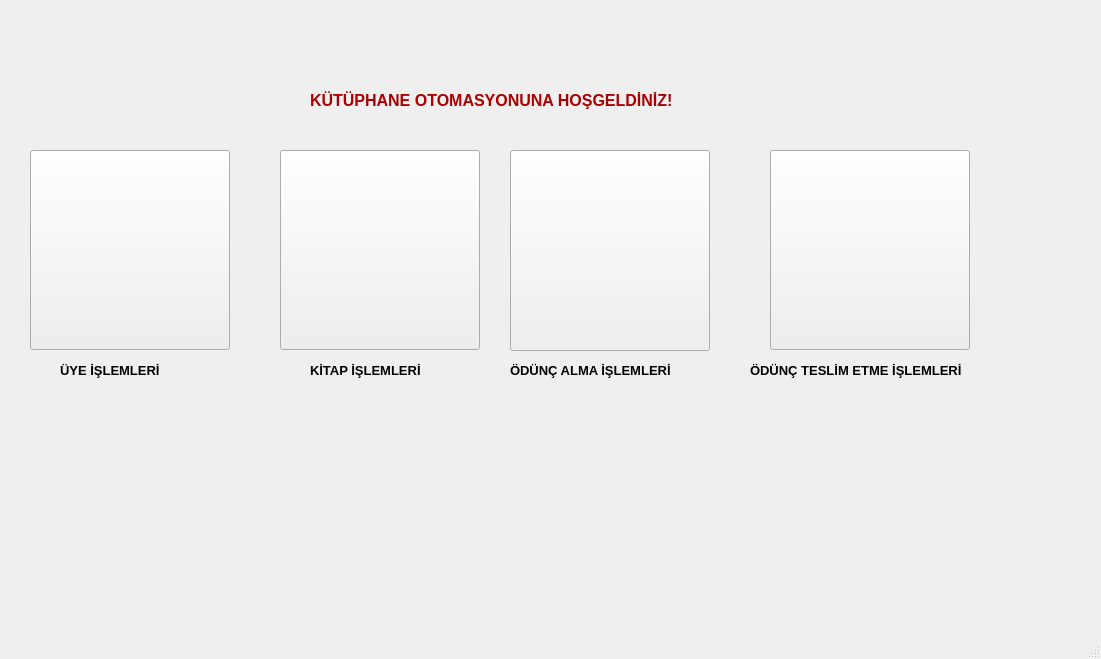
<?xml version="1.0" encoding="UTF-8"?>
<ui version="4.0">
 <class>MainWindow</class>
 <widget class="QMainWindow" name="MainWindow">
  <property name="geometry">
   <rect>
    <x>0</x>
    <y>0</y>
    <width>1101</width>
    <height>659</height>
   </rect>
  </property>
  <property name="windowTitle">
   <string>MainWindow</string>
  </property>
  <widget class="QWidget" name="centralwidget">
   <widget class="QPushButton" name="pushButton">
    <property name="geometry">
     <rect>
      <x>30</x>
      <y>150</y>
      <width>200</width>
      <height>200</height>
     </rect>
    </property>
    <property name="text">
     <string/>
    </property>
    <property name="icon">
     <iconset resource="Resources.qrc">
      <normaloff>:/resimler/images/user.jpg</normaloff>:/resimler/images/user.jpg</iconset>
    </property>
    <property name="iconSize">
     <size>
      <width>200</width>
      <height>200</height>
     </size>
    </property>
   </widget>
   <widget class="QPushButton" name="pushButton_2">
    <property name="geometry">
     <rect>
      <x>280</x>
      <y>150</y>
      <width>200</width>
      <height>200</height>
     </rect>
    </property>
    <property name="text">
     <string/>
    </property>
    <property name="icon">
     <iconset resource="Resources.qrc">
      <normaloff>:/resimler/images/book.jpg</normaloff>:/resimler/images/book.jpg</iconset>
    </property>
    <property name="iconSize">
     <size>
      <width>200</width>
      <height>200</height>
     </size>
    </property>
   </widget>
   <widget class="QPushButton" name="pushButton_3">
    <property name="geometry">
     <rect>
      <x>770</x>
      <y>150</y>
      <width>200</width>
      <height>200</height>
     </rect>
    </property>
    <property name="text">
     <string/>
    </property>
    <property name="icon">
     <iconset resource="Resources.qrc">
      <normaloff>:/resimler/images/odunc_2.jpg</normaloff>:/resimler/images/odunc_2.jpg</iconset>
    </property>
    <property name="iconSize">
     <size>
      <width>200</width>
      <height>200</height>
     </size>
    </property>
   </widget>
   <widget class="QPushButton" name="pushButton_4">
    <property name="geometry">
     <rect>
      <x>510</x>
      <y>150</y>
      <width>200</width>
      <height>201</height>
     </rect>
    </property>
    <property name="text">
     <string/>
    </property>
    <property name="icon">
     <iconset resource="Resources.qrc">
      <normaloff>:/resimler/images/odunc_1.jpg</normaloff>:/resimler/images/odunc_1.jpg</iconset>
    </property>
    <property name="iconSize">
     <size>
      <width>200</width>
      <height>200</height>
     </size>
    </property>
   </widget>
   <widget class="QLabel" name="label">
    <property name="geometry">
     <rect>
      <x>310</x>
      <y>90</y>
      <width>511</width>
      <height>20</height>
     </rect>
    </property>
    <property name="palette">
     <palette>
      <active>
       <colorrole role="WindowText">
        <brush brushstyle="SolidPattern">
         <color alpha="255">
          <red>170</red>
          <green>0</green>
          <blue>0</blue>
         </color>
        </brush>
       </colorrole>
      </active>
      <inactive>
       <colorrole role="WindowText">
        <brush brushstyle="SolidPattern">
         <color alpha="255">
          <red>170</red>
          <green>0</green>
          <blue>0</blue>
         </color>
        </brush>
       </colorrole>
      </inactive>
      <disabled/>
     </palette>
    </property>
    <property name="font">
     <font>
      <pointsize>12</pointsize>
      <bold>true</bold>
     </font>
    </property>
    <property name="text">
     <string>KÜTÜPHANE OTOMASYONUNA HOŞGELDİNİZ!</string>
    </property>
   </widget>
   <widget class="QLabel" name="label_2">
    <property name="geometry">
     <rect>
      <x>60</x>
      <y>360</y>
      <width>131</width>
      <height>20</height>
     </rect>
    </property>
    <property name="font">
     <font>
      <pointsize>10</pointsize>
      <bold>true</bold>
     </font>
    </property>
    <property name="text">
     <string>ÜYE İŞLEMLERİ</string>
    </property>
   </widget>
   <widget class="QLabel" name="label_3">
    <property name="geometry">
     <rect>
      <x>310</x>
      <y>360</y>
      <width>141</width>
      <height>20</height>
     </rect>
    </property>
    <property name="font">
     <font>
      <pointsize>10</pointsize>
      <bold>true</bold>
     </font>
    </property>
    <property name="text">
     <string>KİTAP İŞLEMLERİ</string>
    </property>
   </widget>
   <widget class="QLabel" name="label_4">
    <property name="geometry">
     <rect>
      <x>510</x>
      <y>360</y>
      <width>221</width>
      <height>20</height>
     </rect>
    </property>
    <property name="font">
     <font>
      <pointsize>10</pointsize>
      <bold>true</bold>
     </font>
    </property>
    <property name="text">
     <string>ÖDÜNÇ ALMA İŞLEMLERİ</string>
    </property>
   </widget>
   <widget class="QLabel" name="label_5">
    <property name="geometry">
     <rect>
      <x>750</x>
      <y>360</y>
      <width>271</width>
      <height>20</height>
     </rect>
    </property>
    <property name="font">
     <font>
      <pointsize>10</pointsize>
      <bold>true</bold>
     </font>
    </property>
    <property name="text">
     <string>ÖDÜNÇ TESLİM ETME İŞLEMLERİ</string>
    </property>
   </widget>
  </widget>
  <widget class="QMenuBar" name="menubar">
   <property name="geometry">
    <rect>
     <x>0</x>
     <y>0</y>
     <width>1101</width>
     <height>26</height>
    </rect>
   </property>
  </widget>
  <widget class="QStatusBar" name="statusbar"/>
 </widget>
 <resources>
  <include location="Resources.qrc"/>
 </resources>
 <connections/>
</ui>
